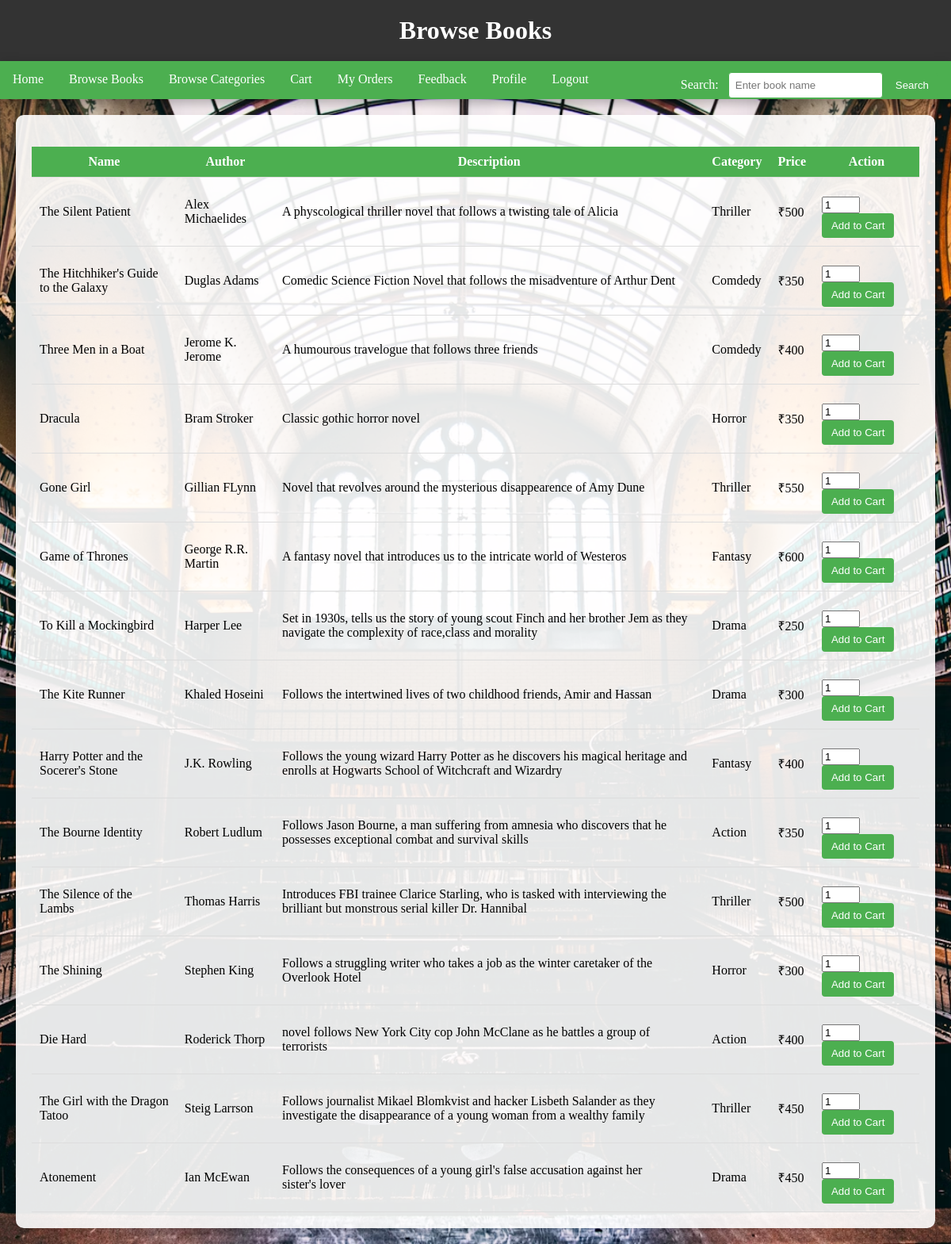
Screenshot of /browse_books with the database file from the repository.
### application/models.py (models this page shows, shortened)
class Product(db.Model):
    id = db.Column(db.Integer, primary_key=True, autoincrement=True)
    name = db.Column(db.String(255), nullable=False)
    author = db.Column(db.String(255), nullable=True)
    description = db.Column(db.String(255), nullable=True)
    category = db.Column(db.String(255), nullable=True)
    quantity = db.Column(db.Integer, nullable=False)
    price = db.Column(db.Integer, nullable=False)
    category_id = db.Column(db.Integer, db.ForeignKey("category.id"), nullable=False)

class Category(db.Model):
    id = db.Column(db.Integer, primary_key=True, autoincrement=True)
    name = db.Column(db.String(255), nullable=False)
    description = db.Column(db.String(255), nullable=True)
    products = db.relationship('Product', backref='products_in_category', lazy=True)

### application/routes.py (the view)
@app.route('/browse_books')
def browse_books():
    books = Product.query.all()
    return render_template('browse_books.html', books=books)

### templates/browse_books.html (shortened to what this page needs)
<!DOCTYPE html>
<html lang="en">
<head>
</head>
<body>
    <header>
        <h1>Browse Books</h1>
    </header>
    <nav>
        <a href="{{ url_for('reader_dashboard') }}">Home</a>
        <a href="{{ url_for('browse_books') }}">Browse Books</a>
        <a href="{{ url_for('browse_categories') }}">Browse Categories</a>
        <a href="{{ url_for('cart') }}">Cart</a>
        <a href="{{ url_for('my_orders') }}">My Orders</a>
        <a href="{{ url_for('reader_feedback') }}">Feedback</a>
        <a href="{{ url_for('user_profile') }}">Profile</a>
        <a href="{{ url_for('reader_logout') }}">Logout</a>
        <form action="{{ url_for('search_results') }}" method="post">
            <label for="search">Search:</label>
            <input type="text" id="search" name="search" placeholder="Enter book name">
            <button type="submit">Search</button>
        </form>
    </nav>
    <section>
        <table>
            <tr>
                <th>Name</th>
                <th>Author</th>
                <th>Description</th>
                <th>Category</th>
                <th>Price</th>
                <th>Action</th>
            </tr>
            {% for book in books %}
            <tr>
                <td>{{ book.name }}</td>
                <td>{{ book.author }}</td>
                <td>{{ book.description }}</td>
                <td>{{ book.products_in_category.name }}</td>
                <td>₹{{ book.price }}</td>
                <td><form action="{{ url_for('add_to_cart',Product_id=book_id) }}" method="post">
                    <input type="number" name="quantity" value="1" min="1" max="5">
                    <button type="submit">Add to Cart</button>
                </form>
            </td>
            </tr>
            {% endfor %}
        </table>
    </section>
</body>
</html>

### templates/browse_books.html (style rules this page uses)
body { font-family: 'Bradley Hand', cursive; margin: 0; padding: 0; background: url('static/images/4.jpg') center/cover no-repeat fixed; }
header { background-color: #333; padding: 20px; color: white; text-align: center; box-shadow: 0 5px 15px rgba(0, 0, 0, 0.3); }
nav { background-color: #4CAF50; overflow: hidden; box-shadow: 0 5px 15px rgba(0, 0, 0, 0.3); }
nav a { float: left; display: block; color: white; text-align: center; padding: 14px 16px; text-decoration: none; transition: background-color 0.3s; border-bottom: 2px solid transparent; }
form { float: right; margin-top: 14px; margin-right: 16px; }
form label { margin-right: 8px; color: white; }
form input[type="text"] { padding: 8px; border: 1px solid #4CAF50; border-radius: 4px; outline: none; }
form button { padding: 8px 12px; background-color: #4CAF50; color: white; border: none; border-radius: 4px; cursor: pointer; transition: background-color 0.3s; }
section { padding: 20px; background-color: rgba(255, 255, 255, 0.9); box-shadow: 0 5px 15px rgba(0, 0, 0, 0.1); border-radius: 10px; margin: 20px; transition: box-shadow 0.3s; text-align: center; }
h1 { margin: 0; font-size: 2em; }
table { width: 100%; border-collapse: collapse; margin-top: 20px; }
th, td { padding: 10px; border-bottom: 1px solid #ddd; }
th { background-color: #4CAF50; color: white; }
td { text-align: left; }

### rows the page displays
Product: name "The Silent Patient", author "Alex Michaelides", description "A physcological thriller novel that follows a twisting tale of Alicia", products_in_category.name "Thriller", price "500"
Product: name "The Hitchhiker's Guide to the Galaxy", author "Duglas Adams", description "Comedic Science Fiction Novel that follows the misadventure of Arthur Dent", products_in_category.name "Comdedy", price "350"
Product: name "Three Men in a Boat", author "Jerome K. Jerome", description "A humourous travelogue that follows three friends", products_in_category.name "Comdedy", price "400"
Product: name "Dracula", author "Bram Stroker", description "Classic gothic horror novel", products_in_category.name "Horror", price "350"
Product: name "Gone Girl", author "Gillian FLynn", description "Novel that revolves around the mysterious disappearence of Amy Dune", products_in_category.name "Thriller", price "550"
Product: name "Game of Thrones", author "George R.R. Martin", description "A fantasy novel that introduces us to the intricate world of Westeros", products_in_category.name "Fantasy", price "600"
Product: name "To Kill a Mockingbird", author "Harper Lee", description "Set in 1930s, tells us the story of young scout Finch and her brother Jem as they navigate the complexity of race,class and morality", products_in_category.name "Drama", price "250"
Product: name "The Kite Runner", author "Khaled Hoseini", description "Follows the intertwined lives of two childhood friends, Amir and Hassan", products_in_category.name "Drama", price "300"
Product: name "Harry Potter and the Socerer's Stone", author "J.K. Rowling", description "Follows the young wizard Harry Potter as he discovers his magical heritage and enrolls at Hogwarts School of Witchcraft and Wizardry", products_in_category.name "Fantasy", price "400"
Product: name "The Bourne Identity", author "Robert Ludlum", description "Follows Jason Bourne, a man suffering from amnesia who discovers that he possesses exceptional combat and survival skills", products_in_category.name "Action", price "350"
Product: name "The Silence of the Lambs", author "Thomas Harris", description "Introduces FBI trainee Clarice Starling, who is tasked with interviewing the brilliant but monstrous serial killer Dr. Hannibal", products_in_category.name "Thriller", price "500"
Product: name "The Shining", author "Stephen King", description "Follows a struggling writer who takes a job as the winter caretaker of the Overlook Hotel", products_in_category.name "Horror", price "300"
Product: name "Die Hard", author "Roderick Thorp", description "novel follows New York City cop John McClane as he battles a group of terrorists", products_in_category.name "Action", price "400"
Product: name "The Girl with the Dragon Tatoo", author "Steig Larrson", description "Follows journalist Mikael Blomkvist and hacker Lisbeth Salander as they investigate the disappearance of a young woman from a wealthy family", products_in_category.name "Thriller", price "450"
Product: name "Atonement", author "Ian McEwan", description "Follows the consequences of a young girl's false accusation against her sister's lover", products_in_category.name "Drama", price "450"
